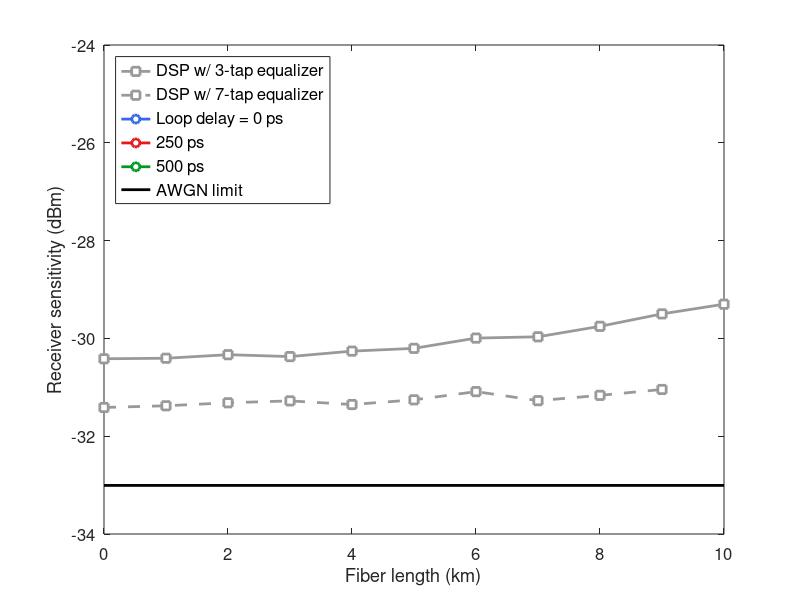

MATLAB code to generate this figure:
%% Process data saved by QPSK_BER_qsub.m
clear, clc, close all

addpath ../f/
addpath ../DSP/
addpath ../../f/
addpath ../../apd/
addpath ../../soa/

BERtarget = 1.8e-4;
Modulator = 'SiPhotonics';
ModBW = 40;
CPRtype = {'Costas', 'Logic'};
linewidth = 200;
ideal= [1 1 1];
Delay = [0 250 500];

LineStyle = {'-', '--'};
Marker = {'o', 'o', 'v'};
Color = {[51, 105, 232]/255, [228,26,28]/255, [0,153,37]/255, [255,127,0]/255,...
            [152,78,163]/255, [166,86,40]/255, [153,153,155]/255, [77,175,74]/255, [0,0,0]};  
Lspan = 0:10;
figure(1), hold on, box on
count = 1;
for ind1 = 1:length(CPRtype)
    for i = 1:length(ideal)
        Prec = zeros(size(Lspan));
        for k = 1:length(Lspan)
             filename = sprintf('analog/Analog_QPSK_BER_%s_%s_L=%dkm_%s_BW=%dGHz_linewidth=%dkHz_ideal=%d_delay=%dps',...
                'EPLL', CPRtype{ind1}, Lspan(k), Modulator, ModBW, linewidth, ideal(i), Delay(i));

            try 
                S = load(filename);

                lber = log10(S.BER.count);
                valid = ~(isinf(lber) | isnan(lber)) & lber > -4.5;
                try
                    Pval = S.Tx.PlaunchdBm(valid).';
                    lber_valid = lber(valid);
                    [~, ia] = unique(lber_valid);
                    lber_unique = lber_valid(ia).';
                    Punique = Pval(ia);
                    f = fit(lber_unique, Punique, 'linearinterp');
                    Prec(k) = f(log10(BERtarget));
                catch e
                    warning(e.message)
                    Prec(k) = NaN;
                    lber(valid)
                end 

                lber_theory = log10(S.BER.theory(valid));
                Prec_theory(k) = interp1(lber_theory, S.Tx.PlaunchdBm(valid), log10(BERtarget));

                figure(2), box on, hold on
                h = plot(S.Tx.PlaunchdBm, lber, '-o');
                plot(Prec(k), log10(BERtarget), '*', 'Color', get(h, 'Color'), 'MarkerSize', 6)
                plot(S.Tx.PlaunchdBm(valid), lber_theory, 'k')
                axis([S.Tx.PlaunchdBm([1 end]) -8 0])
            catch e
                warning(e.message)
                Prec(k) = NaN;
                Prec_theory(k) = NaN;
                filename
            end
        end
        Prec_qpsk_theory =  Prec_theory;
        Prec_qpsk_count{i} = Prec;

        figure(1), hold on
        hline(count) = plot(Lspan, Prec, 'Color', Color{i}, 'LineStyle', LineStyle{ind1}, 'Marker', Marker{ind1}, 'LineWidth', 2, 'MarkerFaceColor', 'w');
        count = count + 1;
        drawnow
    end
end

hline(end+1) = plot(Lspan, Prec_theory, 'k', 'LineWidth', 2);
xlabel('Fiber length (km)', 'FontSize', 12)
ylabel('Receiver sensitivity (dBm)', 'FontSize', 12)
set(gca, 'FontSize', 12)

axis([0 10 -34 -24])
% axis([0 10 -33 -27])
% legend(hline, 'DPLL', 'FIR Feedforward w/ 15 taps')

Preq_QPSK_eq3taps_4ENOB = [-30.4164745074869,-30.4058273271944,-30.3330441704541,-30.3715741109382,-30.2602322104346,-30.2036180718854,-29.9936936068042,-29.9671004192639,-29.7529982889092,-29.4985634102842,-29.3006527908808];
Preq_QPSK_eq7taps_4ENOB = [-31.4125107114068,-31.3779270998451,-31.3164488824664,-31.2780039701913,-31.3520527618346,-31.2563675630953,-31.0883355328784,-31.2731071351150,-31.1648786133992,-31.0440648321642, NaN];  
Preq_QPSK_theory = [-33.0063808502409,-33.0063808502409,-33.0063808502409,-33.0063808502409,-33.0063808502409,-33.0063808502409,-33.0063808502409,-33.0063808502409,-33.0063808502409,-33.0063808502409,-33.0063808502409];

h1 = plot(Lspan, Preq_QPSK_eq3taps_4ENOB, 'Color', [153,153,155]/255, 'LineStyle', '-', 'Marker', 's', 'LineWidth', 2, 'MarkerFaceColor', 'w');
h2 = plot(Lspan, Preq_QPSK_eq7taps_4ENOB, 'Color', [153,153,155]/255, 'LineStyle', '--', 'Marker', 's', 'LineWidth', 2, 'MarkerFaceColor', 'w');
h3 = plot(Lspan, Preq_QPSK_theory, 'k', 'LineWidth', 2)
hline = [h1 h2 hline(1:3) h3];
leg = legend(hline, 'DSP w/ 3-tap equalizer', 'DSP w/ 7-tap equalizer', 'Loop delay = 0 ps', '250 ps', '500 ps', 'AWGN limit', 'Location', 'NorthWest');
set(leg, 'FontSize', 12)